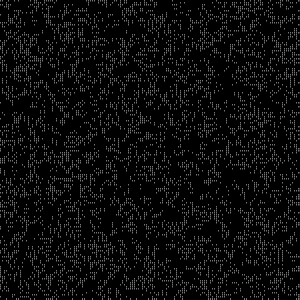
Frame 1 (no input)
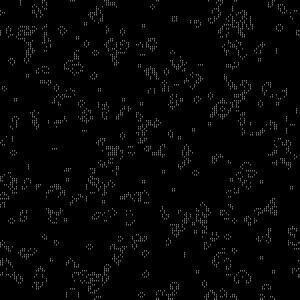
Frame 60 (no input)
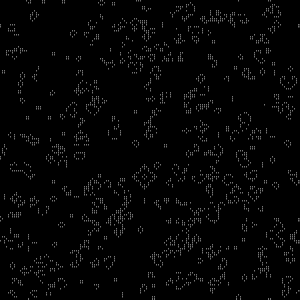
Frame 120 (the mouse pressed at the canvas centre since frame 60)

The p5.js sketch that drew these frames (run headless with seeded random() and noise() and a simulated clock; from frame 60 on, the mouse is pressed at the canvas centre):

// p5.js sketch
// ── sketch.js
// classic Conway's Game of Life — B3/S23 — on a toroidal grid. Click to restart.

const cellSize = 2;
let numX, numY;
let state, next;

function setup() {
  createCanvas(300, 300);
  numX = floor(width / cellSize);
  numY = floor(height / cellSize);
  restart();
}

function restart() {
  state = new Uint8Array(numX * numY);
  next = new Uint8Array(numX * numY);
  for (let i = 0; i < state.length; i++) state[i] = random(2) > 1 ? 1 : 0;
}

function calcNext() {
  for (let x = 0; x < numX; x++) {
    for (let y = 0; y < numY; y++) {
      const idx = x * numY + y;
      let l = 0;
      for (let dx = -1; dx <= 1; dx++) {
        for (let dy = -1; dy <= 1; dy++) {
          if (dx === 0 && dy === 0) continue;
          const nx = (x + dx + numX) % numX;
          const ny = (y + dy + numY) % numY;
          if (state[nx * numY + ny] === 1) l++;
        }
      }
      const alive = state[idx] === 1;
      let n;
      if (alive) n = l === 2 || l === 3 ? 1 : 0;
      else n = l === 3 ? 1 : 0;
      next[idx] = n;
    }
  }
}

function draw() {
  background(0);
  calcNext();

  push();
  rectMode(CENTER);
  translate(cellSize / 2, cellSize / 2);
  stroke(0);
  for (let x = 0; x < numX; x++) {
    for (let y = 0; y < numY; y++) {
      const idx = x * numY + y;
      state[idx] = next[idx];
      fill(state[idx] === 1 ? 255 : 0);
      rect(x * cellSize, y * cellSize, cellSize, cellSize);
    }
  }
  pop();
}

function mousePressed() {
  if (mouseX < 0 || mouseY < 0 || mouseX > width || mouseY > height) return;
  restart();
}
